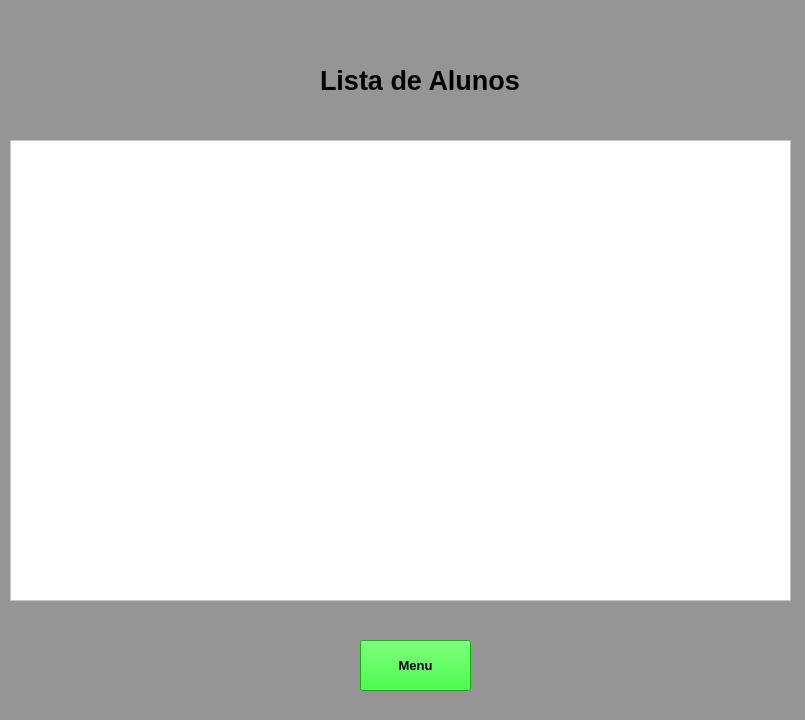
<?xml version="1.0" encoding="UTF-8"?>
<ui version="4.0">
 <class>Tela_lista</class>
 <widget class="QMainWindow" name="Tela_lista">
  <property name="geometry">
   <rect>
    <x>0</x>
    <y>0</y>
    <width>805</width>
    <height>720</height>
   </rect>
  </property>
  <property name="windowTitle">
   <string>MainWindow</string>
  </property>
  <property name="styleSheet">
   <string notr="true">background-color: rgb(149, 149, 149);</string>
  </property>
  <widget class="QWidget" name="centralwidget">
   <widget class="QTableWidget" name="tableWidget">
    <property name="geometry">
     <rect>
      <x>10</x>
      <y>140</y>
      <width>781</width>
      <height>461</height>
     </rect>
    </property>
    <property name="styleSheet">
     <string notr="true">background-color: rgb(255, 255, 255);
border-color: rgb(0, 0, 0);</string>
    </property>
   </widget>
   <widget class="QLabel" name="label_4">
    <property name="geometry">
     <rect>
      <x>320</x>
      <y>50</y>
      <width>211</width>
      <height>61</height>
     </rect>
    </property>
    <property name="font">
     <font>
      <pointsize>20</pointsize>
      <weight>75</weight>
      <bold>true</bold>
     </font>
    </property>
    <property name="text">
     <string>Lista de Alunos</string>
    </property>
   </widget>
   <widget class="QPushButton" name="pushButton_4">
    <property name="geometry">
     <rect>
      <x>360</x>
      <y>640</y>
      <width>111</width>
      <height>51</height>
     </rect>
    </property>
    <property name="font">
     <font>
      <pointsize>10</pointsize>
      <weight>75</weight>
      <bold>true</bold>
     </font>
    </property>
    <property name="styleSheet">
     <string notr="true">background-color: rgb(0, 255, 0);</string>
    </property>
    <property name="text">
     <string>Menu</string>
    </property>
   </widget>
  </widget>
  <widget class="QStatusBar" name="statusbar"/>
 </widget>
 <resources/>
 <connections/>
</ui>
